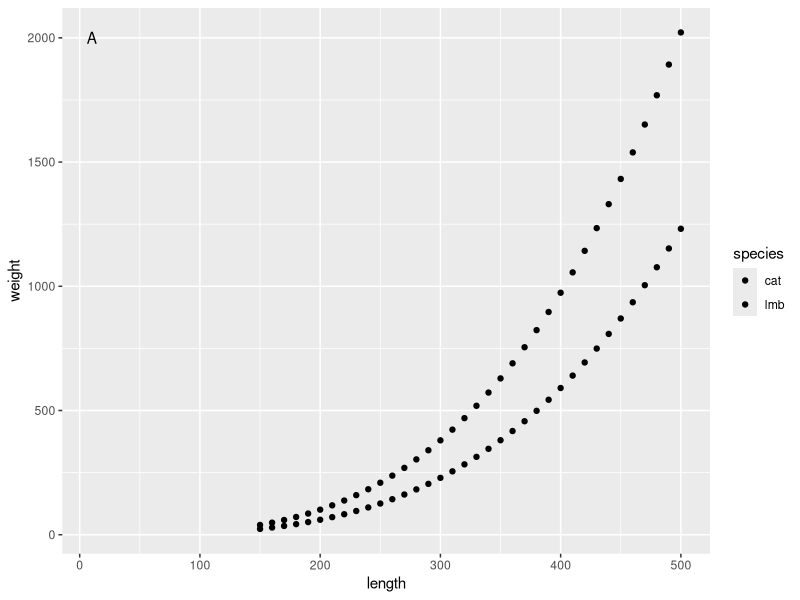
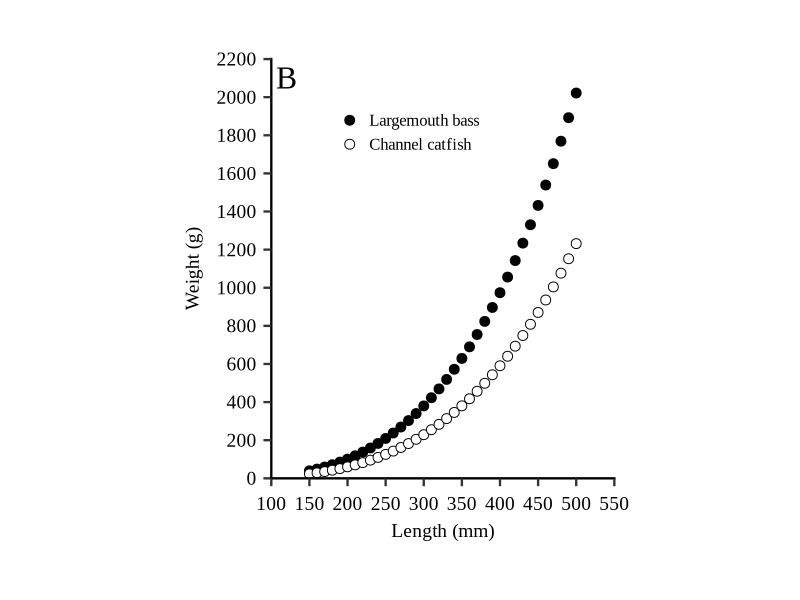
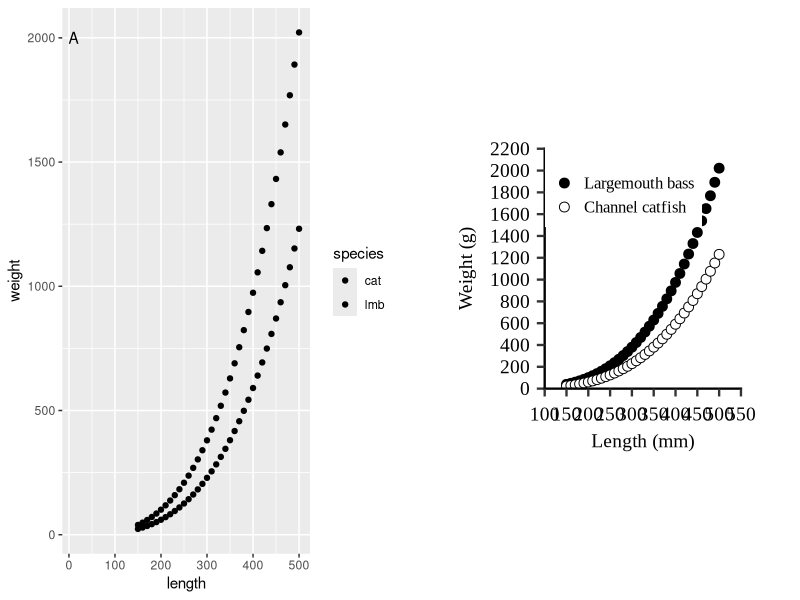

The R script that drew these images, in order:
#contains the ggplot2 package along with other packages
library(tidyverse) 
#package for combining figures
library(gridExtra)
#set working directory
setwd("~/Documents/Active My Files/Students/Hayley Glassic/Graphing manuscript") #sets working directory

#create some data for graphing purposes
length <- seq(from = 150, to = 500, by = 10) 
species <- c(rep("lmb", 36), rep("cat", 36))
par(mfrow=c(1,2))
a_lmb <- (-5.528) 
b_lmb <- 3.273
a_cat <- (-5.800)
b_cat <- (3.294)
weight_lmb <- 10^(a_lmb+b_lmb*log10(length))
weight_cat <- 10^(a_cat+b_cat*log10(length))
weight <- c(weight_lmb, weight_cat)
length_weight_data <- data.frame(species, length, weight)

#default ggplot graph with an annotated label
len_wt_default <- ggplot(length_weight_data, aes(x = length, y = weight, fill = species)) + 
  geom_point() +
  annotate("text", x=10, y=2000, label="A")
len_wt_default

#ggplot graph that meets AFS style guidelines
len_wt_afs <- ggplot(length_weight_data, aes(x = length, y = weight, fill = species)) +
  #symbol shape and size
  geom_point(shape = 21, size = 3) + 
  #adjusting ratio of the graph
  coord_fixed(.25) +
  #addint a B to the graph in the same font as the graph
  annotate("text", x = 120, y = 2100, label = "B", family = "Times New Roman", size = 8) +
  #setting the limits and tick breaks for the y-axis
  scale_y_continuous (limits = c(0,2200),expand = c(0,0),breaks = seq(0,2200,200)) +
  #setting the limits and tick spacing for the x-axis
  scale_x_continuous(limits = c(100,550),expand = c(0,0),breaks = seq(100,550,50)) +
  #adjust the order of the legend, making new labels, and selecting the symbol colors
  scale_fill_manual(limits = c("lmb", "cat"), labels = c("Largemouth bass", "Channel catfish"), values = c("black", "white")) + 
  #label for the y-axis
  ylab("Weight (g)") + 
  #label for the x-axis
  xlab("Length (mm)") +  
  #legend title left blank here because we want a legend but no title
  labs(fill = "") + 
  #makes the background white without grid lines
  theme_classic() + 
  #below are the theme setting that give you unlimited control of your figure and can be copied and pasted for many types of figures
  #sets the size, spacing, and color for the y-axis and x-axis titles
  theme (axis.title.y = element_text(size = 14, margin = margin(t = 0, r = 10, b = 0, l = 0), colour = "black"), 
         axis.title.x = element_text(size = 14, margin = margin(t = 10, r = 0, b = 0, l = 0), colour = "black"), 
         #sets the font type
         text = element_text(family = "Times New Roman"), 
         #positions the legend on the graph
         legend.position = c(0.4,0.85), 
         #legend background set to be blank
         legend.background = element_rect(), 
         #text in legend size
         legend.text = element_text(size = 12), 
         #sets the margin for the plot
         plot.margin = unit(c(1.5, 1.5, 1.5, 1.5), "cm"), 
         #sets the size of the tick marks for y-axis
         axis.ticks.y = element_line(size = 0.8),
         #sets the size of the tick marks for x-axis
         axis.ticks.x = element_line(size = 0.8), 
         #sets the length of the tick marks
         axis.ticks.length = unit(0.2,"cm"), 
         #sets the size and location of the tick labels for the x axis
         axis.text.y = element_text(colour = "black",size = 14, angle = 0, vjust = 0.5, hjust = 1, margin = margin(t = 0, r = 5, b = 0, l = 0)), 
         #sets the size and location of the tick labels for the x axis
         axis.text.x = element_text(colour = "black",size = 14, angle = 0, vjust = 0, hjust = 0.5, margin = margin(t = 5, r = 0, b = 0, l = 0)), 
         #the axes size, color, and end shape
         axis.line = element_line(colour = "black", size = 0.8, lineend = "square")) 
len_wt_afs

#arragnes the two plots side by side
new <- grid.arrange(len_wt_default,len_wt_afs, ncol = 2)

#saves the plot as a .tiff as a very large file
ggsave(file = "new.tiff", new, width = 14, height = 7, dpi=600) 









